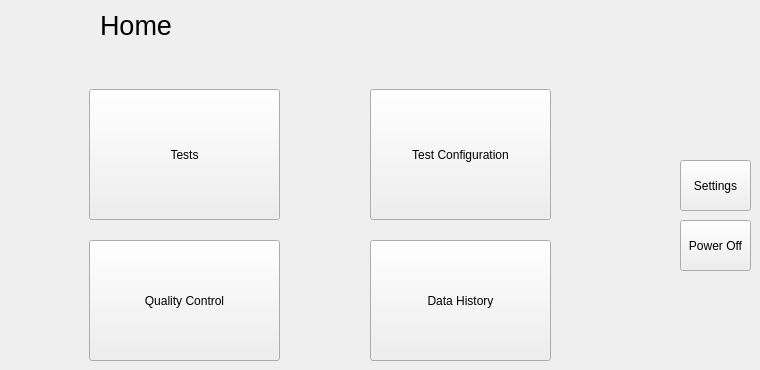
    <widget class="QWidget" name="page_1">
     <widget class="QToolButton" name="toolButton">
      <property name="geometry">
       <rect>
        <x>89</x>
        <y>89</y>
        <width>191</width>
        <height>131</height>
       </rect>
      </property>
      <property name="text">
       <string>Tests</string>
      </property>
     </widget>
     <widget class="QToolButton" name="toolButton_2">
      <property name="geometry">
       <rect>
        <x>370</x>
        <y>89</y>
        <width>181</width>
        <height>131</height>
       </rect>
      </property>
      <property name="text">
       <string>Test Configuration</string>
      </property>
     </widget>
     <widget class="QToolButton" name="toolButton_3">
      <property name="geometry">
       <rect>
        <x>89</x>
        <y>240</y>
        <width>191</width>
        <height>121</height>
       </rect>
      </property>
      <property name="text">
       <string>Quality Control</string>
      </property>
     </widget>
     <widget class="QToolButton" name="toolButton_4">
      <property name="geometry">
       <rect>
        <x>370</x>
        <y>240</y>
        <width>181</width>
        <height>121</height>
       </rect>
      </property>
      <property name="text">
       <string>Data History</string>
      </property>
     </widget>
     <widget class="QToolButton" name="toolButton_5">
      <property name="geometry">
       <rect>
        <x>680</x>
        <y>160</y>
        <width>71</width>
        <height>51</height>
       </rect>
      </property>
      <property name="text">
       <string>Settings</string>
      </property>
     </widget>
     <widget class="QToolButton" name="toolButton_6">
      <property name="geometry">
       <rect>
        <x>680</x>
        <y>220</y>
        <width>71</width>
        <height>51</height>
       </rect>
      </property>
      <property name="text">
       <string>Power Off</string>
      </property>
     </widget>
     <widget class="QLabel" name="label_5">
      <property name="geometry">
       <rect>
        <x>100</x>
        <y>10</y>
        <width>111</width>
        <height>30</height>
       </rect>
      </property>
      <property name="font">
       <font>
        <pointsize>20</pointsize>
       </font>
      </property>
      <property name="text">
       <string>Home</string>
      </property>
     </widget>
    </widget>
